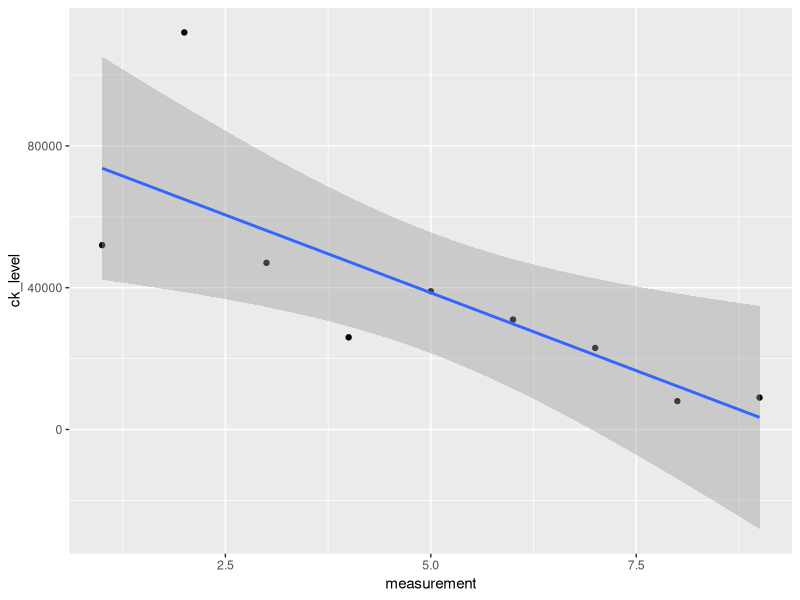

The R script that drew this image:
## ---- chunk 1
knitr::opts_chunk$set(echo = TRUE)
## ---- chunk 2
library(tidyverse)
## ---- chunk 3
data <- tribble(
  ~measurement, ~ck_level,
  1, 52000,
  2, 112000,
  3, 47000,
  4, 26000,
  5, 39000,
  6, 31000,
  7, 23000,
  8, 8000,
  9, 9000
)
data
## ---- chunk 4
ggplot(data, aes(x = measurement, y = ck_level)) +
  geom_point() +
  geom_smooth(method = "lm")
